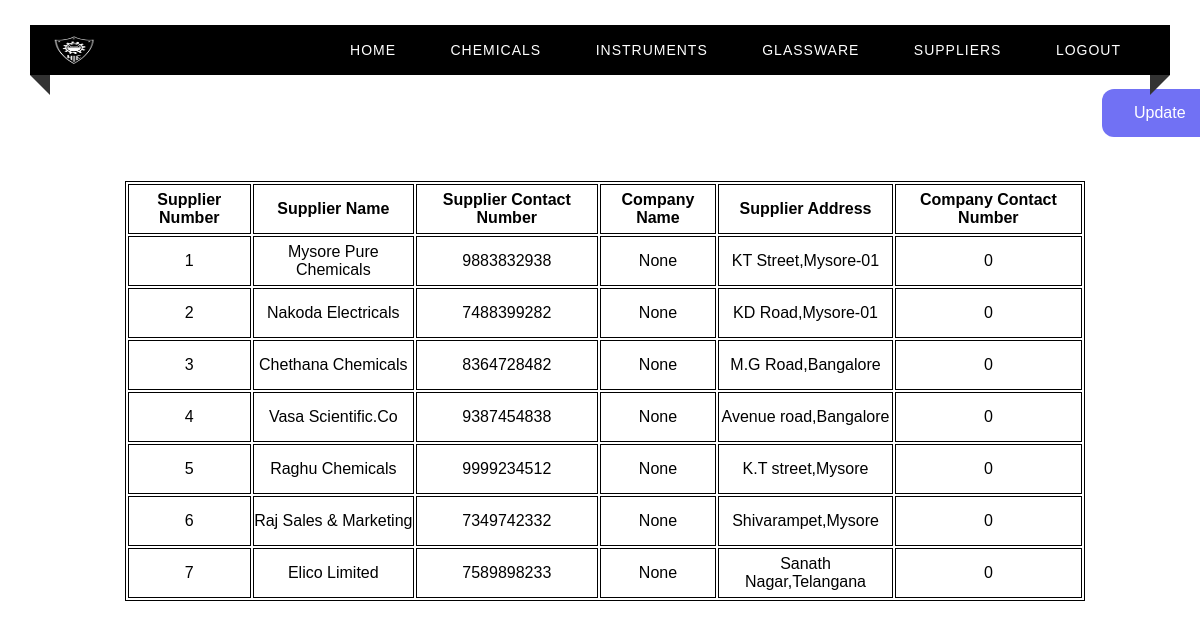
The app's page /suppliers with its own data.
### tables this page shows
CREATE TABLE SUPPLIER(
    Supplier_No INTEGER PRIMARY KEY ,
    Supplier_Name VARCHAR(30) NOT NULL,
    Supplier_Contact_No VARCHAR(13) NOT NULL,
    Company_Name VARCHAR(40),
    Supplier_Address VARCHAR(100),
    Company_Contact_No VARCHAR(13)
);

### app.py (the view)
@app.route("/suppliers")
def suppliers() :
    c = get_db()
    cur = c.cursor()
    cur.execute("SELECT * from SUPPLIER")
    return render_template("suppliers.html", test=cur.fetchall())

### app.py (called while the page is built)
def get_db():
    db = getattr(g, '_database', None)
    if db is None:
        db = g._database = sqlite3.connect(DATABASE)
    return db

@app.teardown_appcontext
def close_connection(exception):
    db = getattr(g, '_database', None)
    if db is not None:
        db.close()

### templates/suppliers.html (shortened to what this page needs)
<html>
<head>
    <link rel="stylesheet" type="text/css" href="../static/home.css">
</head>
<body>
<div class="custom-padding">
        <nav>
            <div class="logo"><img src = "../static/nieLogo.png" width = "45px", height = "30px"></div>
            <ul class="menu-area">
                <li><a href="/home">Home</a></li>
                <li><a href="/chemicals">Chemicals</a></li>
                <li><a href="/instruments">Instruments</a></li>
                <li><a href="/glassware">Glassware</a></li>
                <li><a href="/suppliers">Suppliers</a></li>
                <li><a href="/">Logout</a></li>
            </ul>
        </nav>
        <a href="/updateSuppliersOptions" target = "_blank" class="button">Update</a>
        <div class="tab">
          <table align="center" style="margin-left : 125px; margin-top : 50px;">
              <th>Supplier Number</th>
              <th>Supplier Name </th>
              <th>Supplier Contact Number</th>
              <th>Company Name</th>
              <th>Supplier Address</th>
              <th>Company Contact Number</th>
            {% for row in test %}
            <tr>
                <td> {{ row[0] }}</td>
                <td> {{ row[1] }}</td>
                <td> {{ row[2] }}</td>
                <td> {{ row[3] }}</td>
                <td> {{ row[4] }}</td>
                <td> {{ row[5] }}</td>
            </tr>
            {% endfor %}
          </table>
        </div>
    </div>
</body>
</html>

### static/home.css (style rules this page uses)
* { margin: 0; padding: 0; outline: 0; box-sizing: border-box; }
body { background-image: url(books4.png) no-repeat center fixed; background-size: cover; background-position: center; }
.menu-area li a { text-decoration: none; }
.menu-area li { list-style-type: none; }
.custom-padding { padding-top: 25px; }
nav { position: relative; width: calc(100% - 60px); margin: 0 auto; padding: 10px 0; background: #000000; z-index: 1; text-align: right; padding-right: 2%; font-family: sans-serif; }
.logo { width: 15%; float: left; text-transform: uppercase; color: #fff; font-size: 25px; text-align: left; padding-left: 2%; }
.menu-area li { display: inline-block; }
.menu-area a { color: #fff; font-weight: 300; letter-spacing: 1px; text-transform: uppercase; display: block; padding: 0 25px; font-size: 14px; line-height: 30px; position: relative; z-index: 1; }
nav:before { position: absolute; content: ''; border-top: 10px solid #333; border-right: 10px solid #333; border-left: 10px solid transparent; border-bottom: 10px solid transparent; top: 100%; left: 0; }
nav:after { position: absolute; content: ''; border-top: 10px solid #333; border-left: 10px solid #333; border-right: 10px solid transparent; border-bottom: 10px solid transparent; top: 100%; right: 0; }
body { margin: 0; padding: 0; background: url(books3.jpg) no-repeat center fixed; background-size: cover; background-position: center; font-family: sans-serif; }

### templates/suppliers.html (style rules this page uses)
.button { background-color: #7171F4; border: none; color: white; padding: 15px 32px; text-align: center; text-decoration: none; display: inline-block; font-size: 16px; margin: 4px 2px; cursor: pointer; border-radius: 12px; position: relative; left: 1100px; top: 10px; }
table { width: 80%; border: 1px solid black; }
th,td { height: 50px; border: 1px solid black; text-align: center; }

### records on screen
SUPPLIER: Supplier_No "1", Supplier_Name "Mysore Pure Chemicals", Supplier_Contact_No "9883832938", row "None", Supplier_Address "KT Street,Mysore-01", Company_Contact_No "0"
SUPPLIER: Supplier_No "2", Supplier_Name "Nakoda Electricals", Supplier_Contact_No "7488399282", row "None", Supplier_Address "KD Road,Mysore-01", Company_Contact_No "0"
SUPPLIER: Supplier_No "3", Supplier_Name "Chethana Chemicals", Supplier_Contact_No "8364728482", row "None", Supplier_Address "M.G Road,Bangalore", Company_Contact_No "0"
SUPPLIER: Supplier_No "4", Supplier_Name "Vasa Scientific.Co", Supplier_Contact_No "9387454838", row "None", Supplier_Address "Avenue road,Bangalore", Company_Contact_No "0"
SUPPLIER: Supplier_No "5", Supplier_Name "Raghu Chemicals", Supplier_Contact_No "9999234512", row "None", Supplier_Address "K.T street,Mysore", Company_Contact_No "0"
SUPPLIER: Supplier_No "6", Supplier_Name "Raj Sales & Marketing", Supplier_Contact_No "7349742332", row "None", Supplier_Address "Shivarampet,Mysore", Company_Contact_No "0"
SUPPLIER: Supplier_No "7", Supplier_Name "Elico Limited", Supplier_Contact_No "7589898233", row "None", Supplier_Address "Sanath Nagar,Telangana", Company_Contact_No "0"
